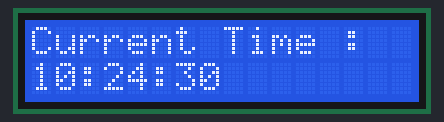
A sketch run on a simulated Arduino Uno, built with avr-gcc and run on an emulated ATmega328P. On the bench: 16×2 character LCD. The local clock reads 2024-03-15 10:24:30 at power-on unless the sketch sets it.

Above: at 0.1 s.
At 4.3 s:
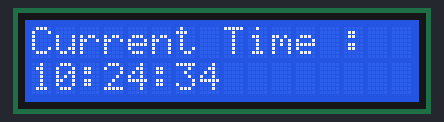
At 9.4 s:
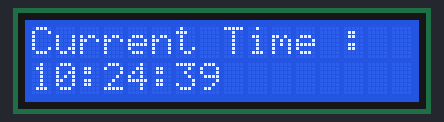
At 18.6 s:
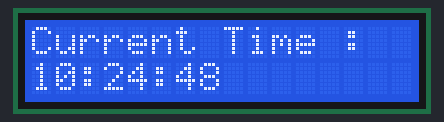
At 27.9 s:
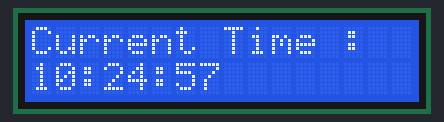
At 38.2 s:
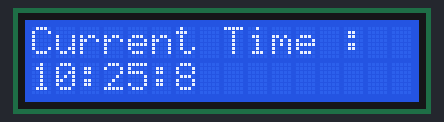

The sketch:

Clock_Temp.ino
```cpp
#include <Wire.h>
#include <LiquidCrystal_I2C.h>
#include <virtuabotixRTC.h> //Library used
#include "dht.h"
#define dht_apin A0 // Analog Pin sensor is connected to

dht DHT;

//Wiring SCLK -> 6, I/O -> 7, CE -> 8
//Or CLK -> 6 , DAT -> 7, Reset -> 8
virtuabotixRTC myRTC(6, 7, 8); //If you change the wiring change the pins here also
LiquidCrystal_I2C lcd(0x27,16,2);
byte degreeChar[] = { B01110,B10001,B10001,B10001,B01110,B00000,B00000,B00000 };

void setup() {
  lcd.init();
  lcd.backlight();
  lcd.createChar(0,degreeChar);
}

void loop() {
   lcd.clear();
   myRTC.updateTime();
   lcd.setCursor(0,0);
   lcd.print("Current Time : ");
   lcd.setCursor(0,1);
   lcd.print(myRTC.hours);
   lcd.print(":");
   lcd.print(myRTC.minutes);
   lcd.print(":");
   lcd.print(myRTC.seconds);
   delay(1000);
}
```

Measured:
- what the display in image 1 shows lasts 1.0 s, from 4.2 s to 5.2 s
